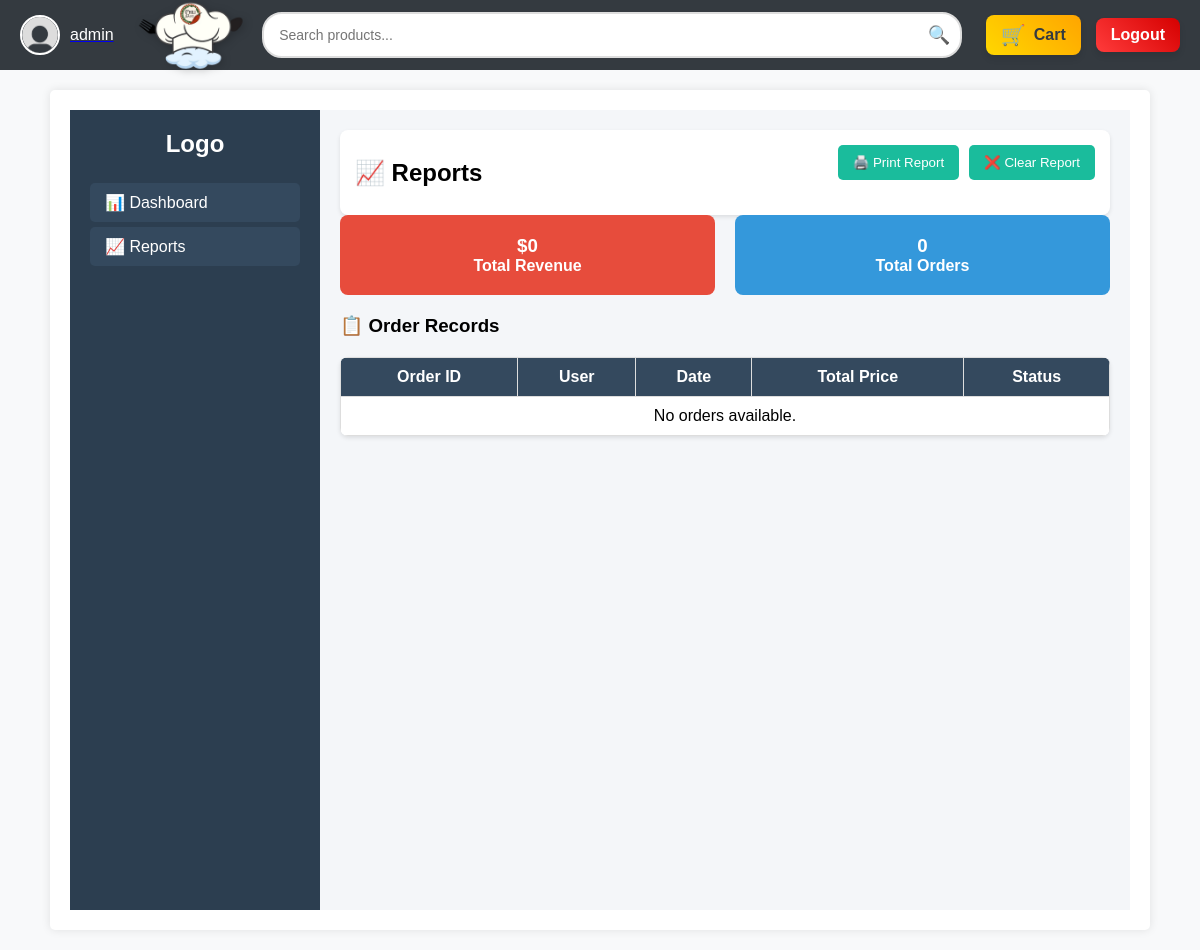
/report/ (signed in), run on an earlier commit of the app's database.
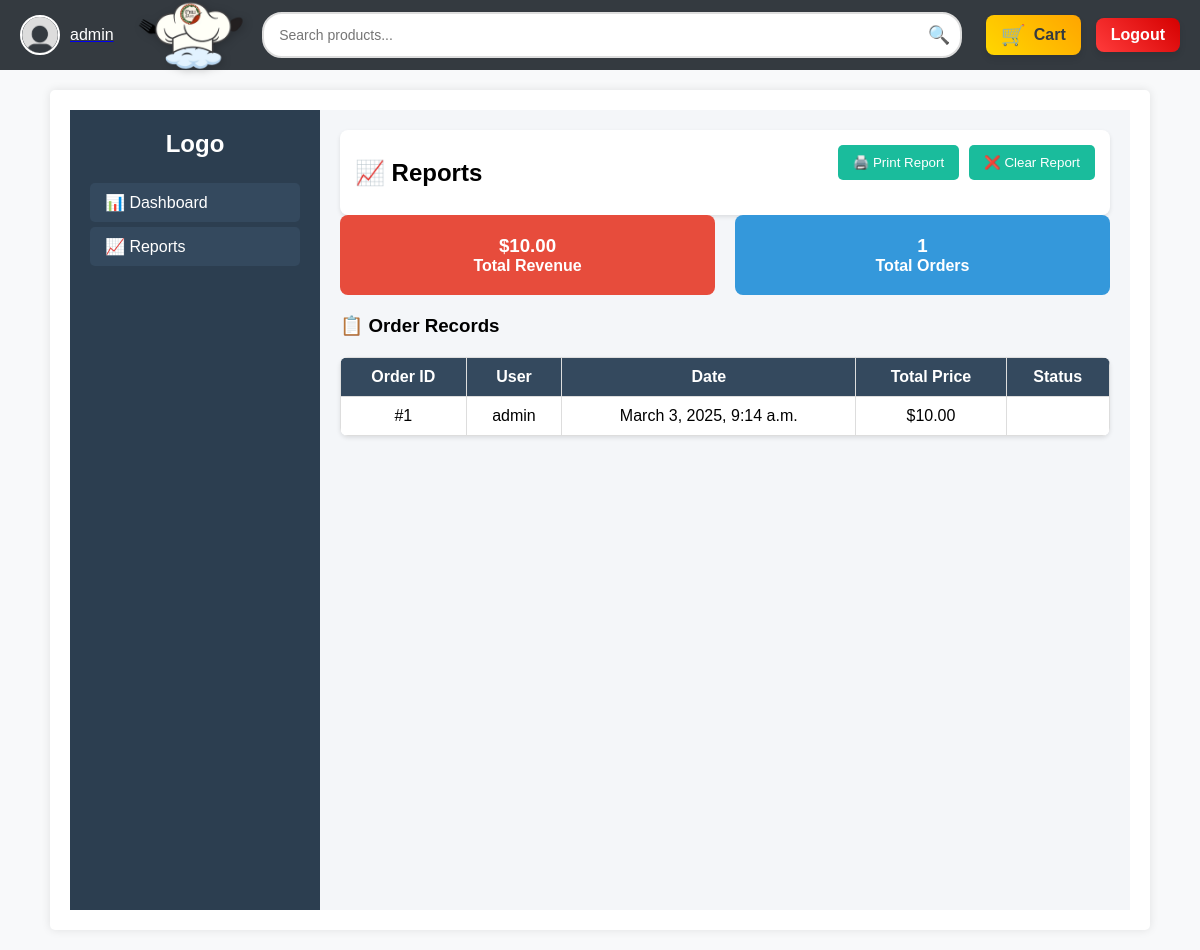
And on a later commit of the database.
### store/models.py (models this page shows, shortened)
class Order(models.Model):
    user = models.ForeignKey(User, on_delete=models.CASCADE)
    total_price = models.DecimalField(max_digits=10, decimal_places=2, default=0.00)  # Added default
    created_at = models.DateTimeField(auto_now_add=True)

### store/views.py (the view)
# urls.py: path('report/', report_page, name='report_page'),
def report_page(request):
    orders = Order.objects.all()  # Fetch all orders
    total_revenue = sum(order.total_price for order in orders)  # Calculate revenue
    total_orders = orders.count()  # Count total orders
    context = {
        'orders': orders,
        'total_revenue': total_revenue,
        'total_orders': total_orders,
    }
    return render(request, 'store/report.html', context)

### store/templates/store/report.html (shortened to what this page needs)
{% extends 'store/base.html' %}
{% load static %}
{% block content %}
<link rel="stylesheet" href="{% static 'css/dashboard.css' %}">
<div class="dashboard-container">
    <aside class="sidebar">
        <h2 class="logo">Logo</h2>
        <ul class="menu">
            <li><a href="{% url 'dashboard' %}">📊 Dashboard</a></li>
            <li><a href="{% url 'report_page' %}">📈 Reports</a></li>
        </ul>
    </aside>
    <main class="dashboard-main">
        <header class="dashboard-header">
            <h2>📈 Reports</h2>
            <div class="actions">
                <button onclick="window.print()" class="btn btn-print">🖨️ Print Report</button>
                <form method="POST" action="{% url 'clear_report' %}" onsubmit="return confirm('Are you sure?');">
                    <button type="submit" class="btn btn-clear">❌ Clear Report</button>
                </form>
            </div>
        </header>
        <section class="report-summary">
            <div class="stat-box red">
                <h3>${{ total_revenue }}</h3>
                <p>Total Revenue</p>
            </div>
            <div class="stat-box blue">
                <h3>{{ total_orders }}</h3>
                <p>Total Orders</p>
            </div>
        </section>
        <section class="report-table">
            <h3>📋 Order Records</h3>
            <table>
                <thead>
                    <tr>
                        <th>Order ID</th>
                        <th>User</th>
                        <th>Date</th>
                        <th>Total Price</th>
                        <th>Status</th>
                    </tr>
                </thead>
                <tbody>
                    {% for order in orders %}
                    <tr>
                        <td>#{{ order.id }}</td>
                        <td>{{ order.user.username }}</td>
                        <td>{{ order.created_at }}</td>
                        <td>${{ order.total_price }}</td>
                        <td>{{ order.status }}</td>
                    </tr>
                    {% empty %}
                    <tr>
                        <td colspan="5">No orders available.</td>
                    </tr>
                    {% endfor %}
                </tbody>
            </table>
        </section>
    </main>
</div>
{% endblock %}

What changed in the data, as far as the page shows it:
added Order: id "1", user.username "admin", created_at "March 3, 2025, 9:14 a.m.", total_price "10.00"
Also different on the page:
{{ total_revenue }}: "0" → "10.00"
{{ total_orders }}: "0" → "1"
text no longer shown: "No orders available."
